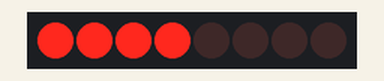
Simulated run of this sketch. Board: Arduino Uno, built with avr-gcc and run on an emulated ATmega328P. Shown: 8 shift-register outputs drawn as a row of LEDs (first output left, lit = HIGH). Wiring (inferred from the names in the program): shift register (74HC595): data pin 12; shift clock pin 9; latch pin 11. Wiring (inferred from the signals the program sends): row of LEDs: on Q0, Q1, Q2, Q3, Q4, Q5, Q6, Q7.

Above: at 0.5 s.
At 2.5 s:
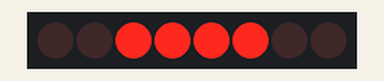
At 3.5 s:
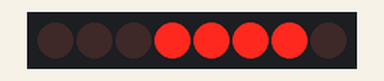
At 4.5 s:
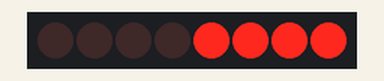
At 6.5 s:
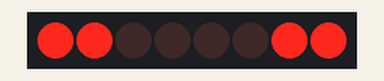
At 9.5 s:
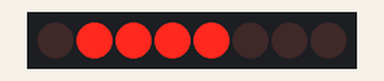
Timing chart, 0 to 10.4 s (numbered marks = the images above):
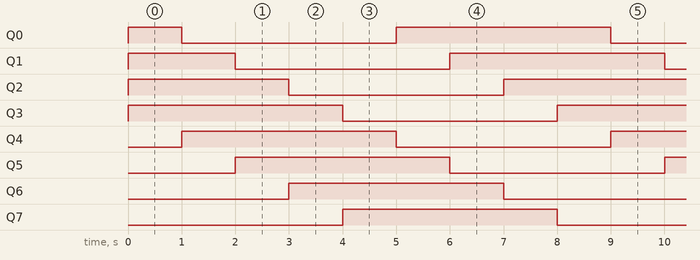

The sketch:

circularShift.ino
```cpp
// pin setup
int clockPin = 9;
int latchPin = 11;
int dataPin = 12;
int wait = 1000;

// hex setup
byte led = 0b11110000;
void setup()
{
	Serial.begin(9600);
	pinMode(clockPin, OUTPUT);
	pinMode(latchPin, OUTPUT);
	pinMode(dataPin, OUTPUT);
}

void loop()
{
	digitalWrite(latchPin, LOW);
	shiftOut(dataPin, clockPin, LSBFIRST, led); // least significant bit first
	digitalWrite(latchPin, HIGH);
	// led = led / 128 + led * 2; // circular shift left
	led = led * 128 + led / 2; // circular shift right
	delay(wait);
}
```

Measured:
- by itself, Q0–2: repeats every 8.0 s: LOW 4.0 s, HIGH 4.0 s
- by itself, Q3–7: alternates HIGH for 4.0 s and LOW for 4.0 s
- by itself, everything shown: repeats every 8.0 s, in 8 steps
